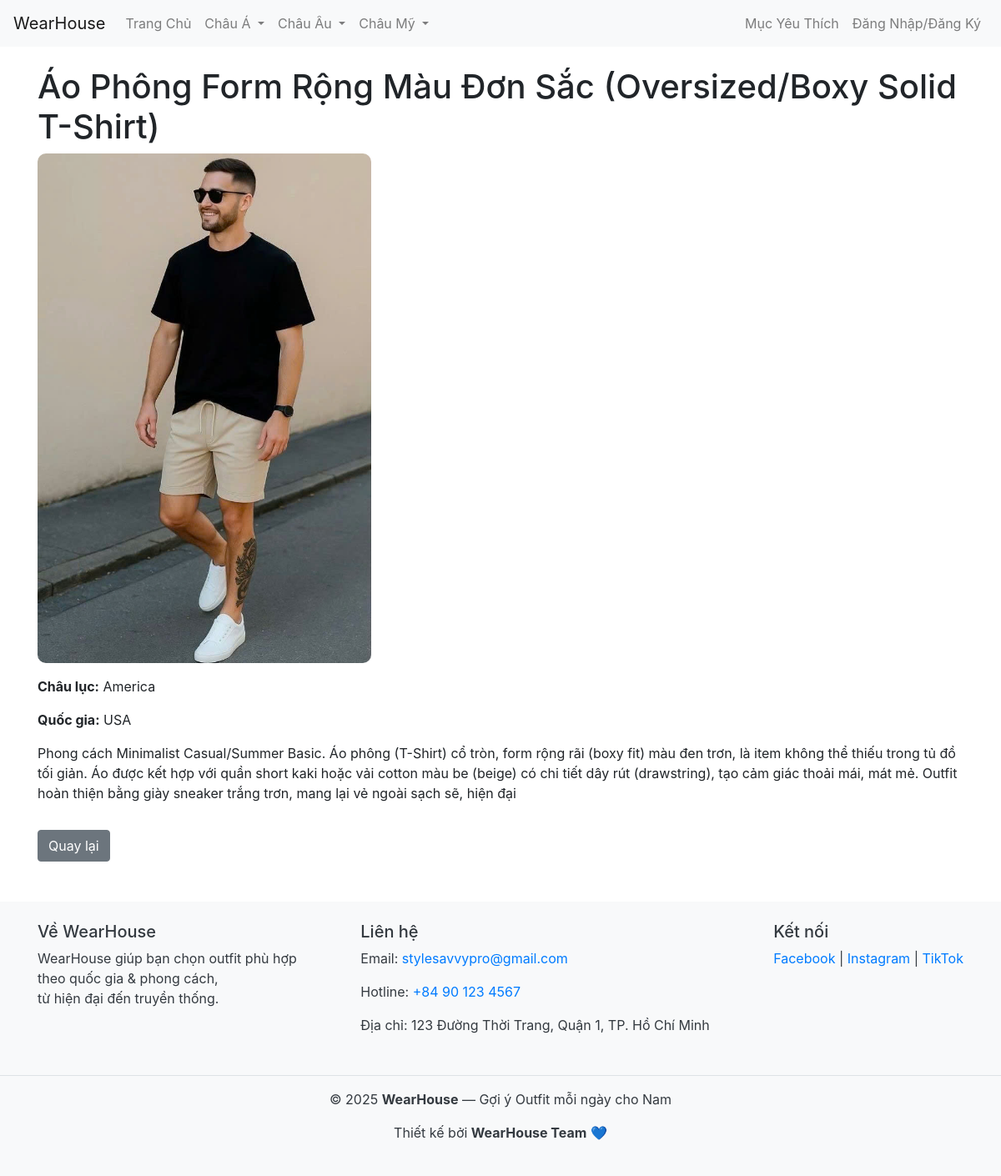
Page /WEARHOUSE-MAIN/outfit_detail.php?id=41 on the committed database.
### tables this page shows
CREATE TABLE `outfits` (
  `id` int(11) NOT NULL,
  `country` varchar(50) NOT NULL,
  `continent` varchar(50) NOT NULL,
  `name` varchar(100) NOT NULL,
  `image` varchar(255) NOT NULL,
  `description` text NOT NULL,
  `price` decimal(10,2) NOT NULL
);

### WEARHOUSE-MAIN/outfit_detail.php (the view, shortened to what this page needs)
<?php
include 'config.php';
$id = intval($_GET['id']);
$stmt = $conn->prepare("SELECT * FROM outfits WHERE id = ?");
$stmt->bind_param("i", $id);
$stmt->execute();
$result = $stmt->get_result();
$outfit = $result->fetch_assoc();
?>
<!DOCTYPE html>
<html lang="vi">
<head>
    <link rel="stylesheet" href="https://stackpath.bootstrapcdn.com/bootstrap/4.5.2/css/bootstrap.min.css">
</head>
<body>
<?php include 'menu.php'; ?>
<div class="container mt-4">
    <h1><?php echo htmlspecialchars($outfit['name']); ?></h1>
    <img src="<?php echo htmlspecialchars($outfit['image']); ?>"
     class="img-fluid mb-3" style="max-width: 400px; border-radius: 10px;">
    <p><strong>Châu lục:</strong> <?php echo htmlspecialchars($outfit['continent']); ?></p>
    <p><strong>Quốc gia:</strong> <?php echo htmlspecialchars($outfit['country']); ?></p>
    <p><?php echo nl2br(htmlspecialchars($outfit['description'])); ?></p>
    <a href="index.php" class="btn btn-secondary mt-3">Quay lại</a>
</div>
<?php include 'footer.php'; ?>
</body>
</html>

### rows in the picture
outfits: name "Áo Phông Form Rộng Màu Đơn Sắc (Oversized/Boxy Solid T-Shirt)", image (picture), continent "America", country "USA", description "Phong cách Minimalist Casual/Summer Basic. Áo phông (T-Shirt) cổ tròn, form rộng rãi (boxy fit) màu đen trơn, là item không thể thiếu trong tủ đồ tối giản. Áo được kết hợp với quần short kaki hoặc vải cotton màu be (beige) có chi tiết dây rút (drawstring), tạo cảm giác thoải mái, mát mẻ. Outfit hoàn thiện bằng giày sneaker trắng trơn, mang lại vẻ ngoài sạch sẽ, hiện đại"
